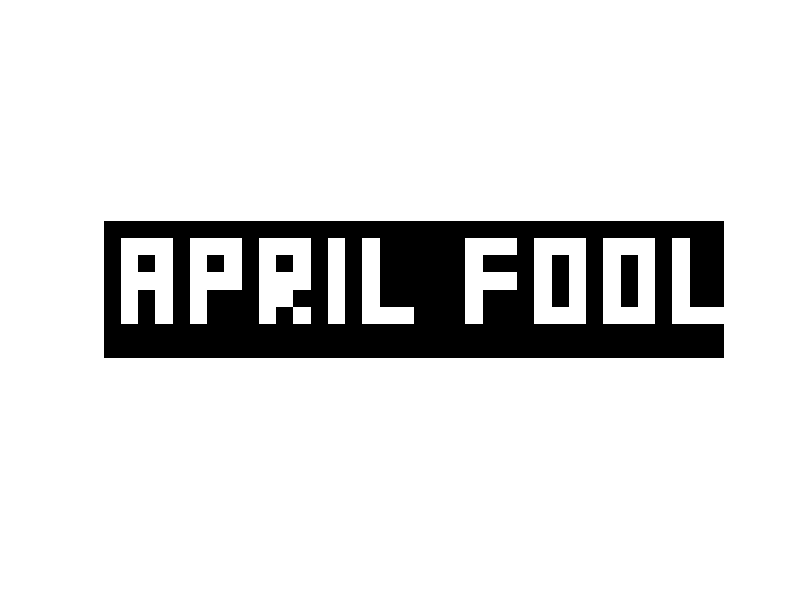

MATLAB code to generate this figure:
i=zeros(800,2500,3);
i(100:200,100:400,:)=255;
i(201:600,100:200,:)=255;
i(300:400,200:300,:)=255;
i(100:600,300:400,:)=255;

i(100:600,500:600,:)=255;
i(100:200,600:800,:)=255;
i(300:400,600:800,:)=255;
i(200:300,700:800,:)=255;

%Create A
i(100:600,900:1000,:)=255;
i(100:200,1000:1200,:)=255;
i(300:400,1000:1200,:)=255;
i(200:300,1100:1200,:)=255;
i(400:500,1000:1100,:)=255;
i(500:600,1100:1200,:)=255;

i(100:600,1300:1400,:)=255;
i(100:600,1500:1600,:)=255;
i(500:600,1500:1800,:)=255;

i(100:600,2100:2200,:)=255;
i(100:200,2200:2400,:)=255;
i(300:400,2200:2400,:)=255;
i(100:600,2500:2600,:)=255;
i(100:200,2600:2800,:)=255;
i(500:600,2600:2800,:)=255;
i(100:600,2700:2800,:)=255;
i(100:600,2900:3000,:)=255;
i(100:200,3000:3200,:)=255;
i(500:600,3000:3200,:)=255;
i(100:600,3100:3200,:)=255;
i(100:600,3300:3400,:)=255;
i(500:600,3400:3600,:)=255;
imshow(i)